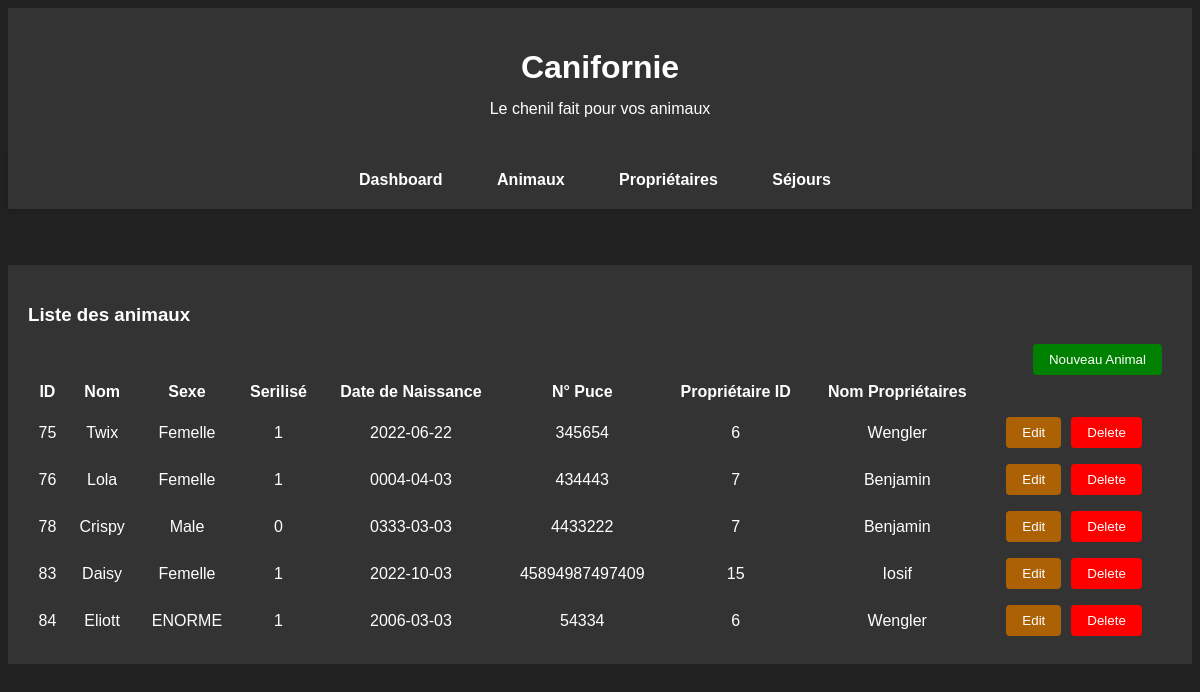
Before: / with the older database file.
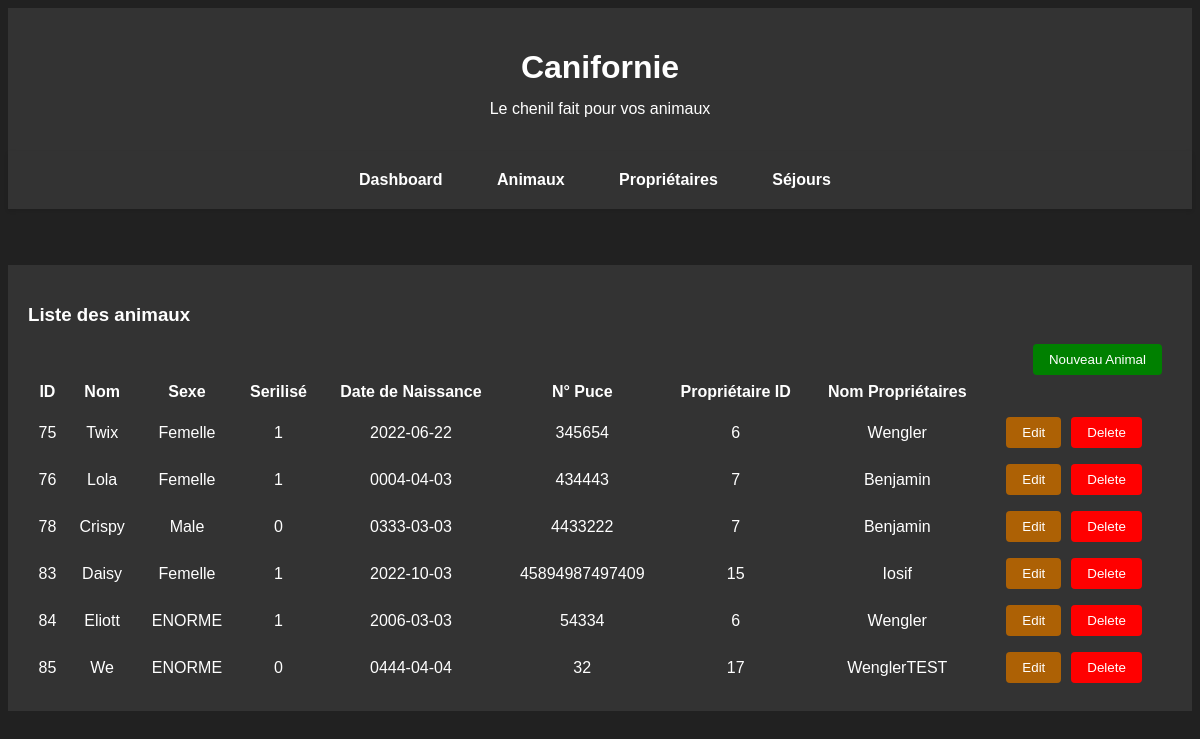
After: the same page with the newer database file.
### tables this page shows
CREATE TABLE IF NOT EXISTS `animaux` (
  `Id` int NOT NULL AUTO_INCREMENT,
  `Nom` varchar(50) DEFAULT NULL,
  `Sexe` varchar(10) DEFAULT NULL,
  `Sterilise` tinyint(1) DEFAULT NULL,
  `DateNaiss` date DEFAULT NULL,
  `NumeroId` varchar(20) DEFAULT NULL,
  `ProprietaireId` int NOT NULL,
  PRIMARY KEY (`Id`),
  KEY `ProprietaireId` (`ProprietaireId`)
);

CREATE TABLE IF NOT EXISTS `proprietaires` (
  `Id` int NOT NULL AUTO_INCREMENT,
  `Nom` varchar(50) DEFAULT NULL,
  `Prenom` varchar(50) DEFAULT NULL,
  `DateNaiss` date DEFAULT NULL,
  `Email` varchar(50) DEFAULT NULL,
  `Tel` varchar(20) DEFAULT NULL,
  PRIMARY KEY (`Id`)
);

### controllers/AnimalController.php (called while the page is built, shortened)
<?php
class AnimalController {
    public function index() {
        $animaux = Animal::all();
        include '../views/animaux/A_list.php';
    }
}

### router.php (called while the page is built, shortened)
<?php
class Router {
    private $data;
    private $action = false;
    private $id = false;
    public function __construct ($url) {
        $this->post = $_POST;
        $this->get = $_GET;
        $this->data = count($this->post) ? $this->post : $this->get;
        $this->run();
    }
    private function detect_action () {
        return $this->action = "index";
    }
    private function run () {
        $this->controller = new $this->controller();
        return $this->controller->{$this->action}($this->id, $this->data);
    }
}

### public/index.php (called while the page is built, shortened)
<?php
$router = new Router($_SERVER["REQUEST_URI"]);

### models/dao/DAO.php (called while the page is built, shortened)
<?php
abstract class DAO {
    protected $table;
    public function __construct ($table) {
        $this->table = $table;
    }
    public function connect () {
        $this->db = new PDO('mysql:host=localhost;dbname=canifornie', 'root', '');
        $this->db->setAttribute(PDO::ATTR_ERRMODE, PDO::ERRMODE_EXCEPTION);
    }
    public function fetch ($id) {
        $statement = $this->db->prepare("SELECT * FROM {$this->table} WHERE id = ?");
        try {
            $statement->execute([$id]);
            $result = $statement->fetch(PDO::FETCH_ASSOC);
            if ($result) {
                return $this->create($result);
            }
            return false;
        } catch (PDOException $exception) {
            var_dump($exception);
        }
    }
    public function fetch_all() {
        $statement = $this->db->prepare("SELECT * FROM {$this->table}");
        try {
            $statement->execute();
            $results = $statement->fetchAll(PDO::FETCH_ASSOC);
            if ($results) {
                $list = array();
                foreach($results as $result) {
                    array_push($list, $this->create($result));
                }
                return $list;
            }
            return false;
        } catch (PDOException $exception) {
            var_dump($exception);
        }
    }
}

### models/entities/Entity.php (called while the page is built, shortened)
<?php
abstract class Entity {
    public function __get ($prop) {
        if (property_exists($this, $prop)) {
            return $this->$prop;
        }
    }
    public static function all () {
        return (new static::$dao)->fetch_all();
    }
}

### models/dao/AnimalDAO.php (called while the page is built, shortened)
<?php
class AnimalDAO extends DAO {
    public function create($data) {
        return new Animal(
            $data["Nom"] ?? false,
            $data["Sexe"] ?? false,
            $data["Sterilise"] ?? false,
            $data["DateNaiss"] ?? false,
            $data["NumeroId"] ?? false,
            $data["ProprietaireId"] ?? false,
            $data["Id"] ?? false
        );
    }
}

### models/entities/Animal.php (called while the page is built, shortened)
<?php
class Animal extends Entity {
    public function __construct($nom, $sexe, $sterilise, $datenaiss, $numeroid, $proprietaireid, $id = false) {
        $this->nom = $nom;
        $this->sexe = $sexe;
        $this->sterilise = $sterilise;
        $this->datenaiss = $datenaiss;
        $this->numeroid = $numeroid;
        $this->proprietaireid = $proprietaireid;
        $this->id = $id;
    }
}

### models/dao/ProprietaireDAO.php (called while the page is built, shortened)
<?php
class ProprietaireDAO extends DAO {
public function create ($data) {
    return new Proprietaire(
        $data["Nom"] ?? false,
        $data["Prenom"] ?? false,
        $data["DateNaiss"] ?? false,
        $data["Email"] ?? false,
        $data["Tel"] ?? false,
        $data["Id"] ?? false
    );
}
}

### models/entities/Proprietaire.php (called while the page is built, shortened)
<?php
class Proprietaire extends Entity {
    public function __construct( $nom, $prenom, $datenaiss, $email, $tel, $id = false) {
        $this->nom = $nom;
    }
}

### views/animaux/A_list.php (the view)
<?php include('../views/layout/top.php'); ?>
<h3>Liste des animaux</h3>
<button class="xhr animal create">Nouveau Animal</button>
<br>
<table>
    <thead>
        <tr>
            <th>ID</th>
            <th>Nom</th>
            <th>Sexe</th>
            <th>Serilisé</th>
            <th>Date de Naissance</th>
            <th>N° Puce</th>
            <th>Propriétaire ID</th>
            <th>Nom Propriétaires</th>
        </tr>
    </thead>
    <tbody>
        <?php foreach($animaux as $animal): ?>
            <tr>
                <td><?= $animal->id; ?></td>
                <td><?= $animal->nom; ?></td>
                <td><?= $animal -> sexe; ?></td>
                <td><?= $animal -> sterilise; ?></td>
                <td><?= $animal -> datenaiss; ?></td>
                <td><?= $animal -> numeroid; ?></td>
                <td><?= $animal -> proprietaireid; ?></td>
                <td>
                <?php
                $proprietaireDAO = new ProprietaireDAO();
                $proprietaire = $proprietaireDAO->fetch($animal->proprietaireid);
                echo $proprietaire->nom;
                ?>
            </td>
                <td><button class="xhr animal edit" _id="<?= $animal->id; ?>">Edit</button><button class="xhr animal delete" _id="<?= $animal->id; ?>">Delete</button></td>
            </tr>
        <?php endforeach; ?>
    </tbody>
</table>
<?php include('../views/layout/bottom.php'); ?>

Changed rows visible on the page:
added animaux: Id "85", Nom "We", Sexe "ENORME", Sterilise "0", DateNaiss "0444-04-04", NumeroId "32", ProprietaireId "17", ProprietaireId.Nom "WenglerTEST"
